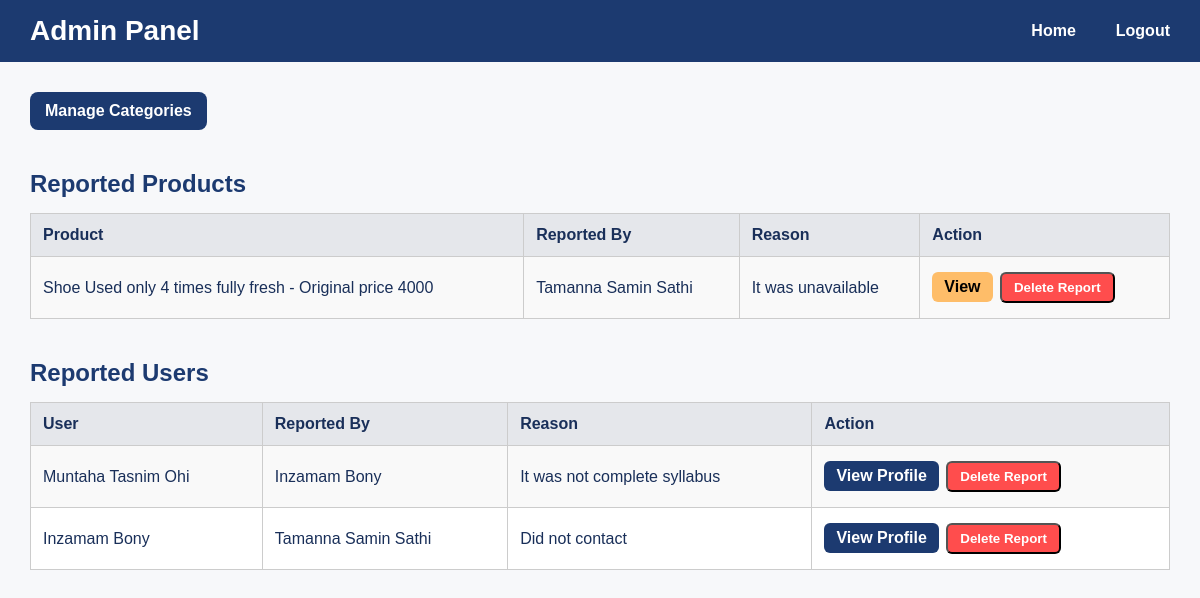
/admin.php (signed in), run on the app's committed database.
### tables this page shows
CREATE TABLE `product_reports` (
  `id` int(11) NOT NULL,
  `product_id` int(11) DEFAULT NULL,
  `reported_by` int(11) DEFAULT NULL,
  `reason` varchar(255) DEFAULT NULL,
  `created_at` timestamp NOT NULL DEFAULT current_timestamp()
);

CREATE TABLE `user_reports` (
  `id` int(11) NOT NULL,
  `user_id` int(11) DEFAULT NULL,
  `reported_by` int(11) DEFAULT NULL,
  `reason` varchar(255) DEFAULT NULL,
  `created_at` timestamp NOT NULL DEFAULT current_timestamp()
);

CREATE TABLE `users` (
  `id` int(11) NOT NULL,
  `name` varchar(100) NOT NULL,
  `email` varchar(100) NOT NULL,
  `phone` varchar(20) NOT NULL,
  `password` varchar(255) NOT NULL,
  `created_at` timestamp NOT NULL DEFAULT current_timestamp(),
  `role` varchar(20) DEFAULT 'user'
);

### admin.php (the view, shortened to what this page needs)
<?php
include 'db.php';
$reported_products = $conn->query("
    SELECT pr.*,
           COALESCE(p.name, '[Deleted Product]') AS product_name,
           COALESCE(u.name, '[Deleted User]') AS reporter_name
    FROM product_reports pr
    LEFT JOIN products p ON pr.product_id = p.id
    LEFT JOIN users u ON pr.reported_by = u.id
    ORDER BY pr.id DESC
");
$reported_users = $conn->query("
    SELECT ur.*,
           u1.id AS reported_user_id,
           u1.name AS reported_user_name,
           u2.name AS reporter_name
    FROM user_reports ur
    LEFT JOIN users u1 ON ur.user_id = u1.id
    LEFT JOIN users u2 ON ur.reported_by = u2.id
    ORDER BY ur.id DESC
");
?>
<!DOCTYPE html>
<html lang="en">
<head>
<link rel="stylesheet" href="style.css">
</head>
<body>
<div class="navbar">
    <div class="logo">Admin Panel</div>
    <div class="nav-links">
        <a href="index.php">Home</a>
        <a href="logout.php">Logout</a>
    </div>
</div>
<div class="admin-container">
    <div class="admin-actions">
        <a href="manage_categories.php">Manage Categories</a>
    </div>
    <h2>Reported Products</h2>
    <table id="reported-products-table">
        <tr>
            <th>Product</th>
            <th>Reported By</th>
            <th>Reason</th>
            <th>Action</th>
        </tr>
        <?php if ($reported_products->num_rows > 0): ?>
            <?php while($p = $reported_products->fetch_assoc()): ?>
            <tr id="report-row-<?= intval($p['id']) ?>">
                <td><?= htmlspecialchars($p['product_name']) ?></td>
                <td><?= htmlspecialchars($p['reporter_name']) ?></td>
                <td><?= htmlspecialchars($p['reason']) ?></td>
                <td>
                    <?php if(!empty($p['product_id'])): ?>
                        <a class="view-btn" href="detail.php?id=<?= intval($p['product_id']) ?>">View</a>
                    <?php endif; ?>
                    <button class="delete-report-btn" data-id="<?= intval($p['id']) ?>">Delete Report</button>
                </td>
            </tr>
            <?php endwhile; ?>
        <?php else: ?>
            <tr><td colspan="4" style="text-align:center;">No reported products</td></tr>
        <?php endif; ?>
    </table>
<h2>Reported Users</h2>
<table id="reported-users-table">
    <tr>
        <th>User</th>
        <th>Reported By</th>
        <th>Reason</th>
        <th>Action</th>
    </tr>
    <?php if ($reported_users && $reported_users->num_rows > 0): ?>
        <?php while($u = $reported_users->fetch_assoc()): ?>
        <tr id="user-report-row-<?= intval($u['id']) ?>">
            <td><?= !empty($u['reported_user_id']) ? htmlspecialchars($u['reported_user_name']) : '[Deleted User]' ?></td>
            <td><?= !empty($u['reporter_name']) ? htmlspecialchars($u['reporter_name']) : '[Deleted Reporter]' ?></td>
            <td><?= htmlspecialchars($u['reason']) ?></td>
            <td>
                <?php if(!empty($u['reported_user_id'])): ?>
                    <a class="view-profile-btn" href="user.php?id=<?= intval($u['reported_user_id']) ?>">View Profile</a>
                <?php else: ?>
                    <span style="color:#999;">[Deleted User]</span>
                <?php endif; ?>
                <button class="delete-report-btn" data-user-report-id="<?= intval($u['id']) ?>">Delete Report</button>
            </td>
        </tr>
        <?php endwhile; ?>
    <?php else: ?>
        <tr><td colspan="4" style="text-align:center;">No reported users</td></tr>
    <?php endif; ?>
</table>
</div>
</body>
</html>

### style.css (style rules this page uses)
body { display: flex; flex-direction: column; min-height: 100vh; }
a { text-decoration: none; color: inherit; transition: color 0.2s ease; }
* { margin: 0; padding: 0; box-sizing: border-box; font-family: 'Poppins', Arial, Helvetica, sans-serif; }
body { background-color: #f4f6f9; color: #192F59; }
.navbar { background-color: #1c3a70; display: flex; justify-content: space-between; align-items: center; padding: 15px 50px; position: sticky; top: 0; z-index: 1000; }
.navbar .logo { font-size: 28px; font-weight: bold; color: #ffffff; }
.nav-links { display: flex; align-items: center; gap: 20px; }
.nav-links a { color: #ffffff; text-decoration: none; font-weight: 500; transition: 0.3s; }
.logo { display: flex; align-items: center; gap: 10px; font-size: 20px; font-weight: bold; }

### admin.php (style rules this page uses)
body { font-family: Arial, sans-serif; background: #f7f8fa; margin: 0; }
.navbar { display: flex; justify-content: space-between; align-items: center; background: #1c3a70; color: #fff; padding: 15px 30px; }
.navbar a { color: #fff; margin-left: 20px; text-decoration: none; font-weight: bold; }
.admin-container { padding: 30px; max-width: 1200px; margin: inherit; }
.admin-actions { margin-bottom: 30px; }
.admin-actions a { display:inline-block; margin-right:10px; padding:10px 15px; background:#1c3a70; color:#fff; border-radius:8px; text-decoration:none; font-weight:bold; }
h2 { margin-top: 40px; color: #1c3a70; }
table { width: 100%; border-collapse: collapse; margin-top: 15px; background: #fff; }
th, td { padding: 12px; border: 1px solid #ccc; text-align: left; }
th { background: #e5e7eb; }
tr:nth-child(even) { background: #f9f9f9; }
.view-btn, .delete-report-btn, .view-profile-btn { padding: 6px 12px; text-decoration: none; border-radius: 6px; font-weight: bold; display: inline-block; margin: 3px 3px 3px 0; }
.view-btn, .delete-report-btn, .view-profile-btn { padding: 6px 12px; text-decoration: none; border-radius: 6px; font-weight: bold; }
.view-btn { background: #febd69; color: #000; }
.delete-report-btn { background: #ff4d4d; color: #fff; cursor:pointer; }
.view-profile-btn { background: #1c3a70; color: #fff; }

### data on the page
product_reports: product_name "Shoe Used only 4 times fully fresh - Original price 4000", reporter_name "Tamanna Samin Sathi", reason "It was unavailable"
user_reports: user.name "Muntaha Tasnim Ohi", users.name "Inzamam Bony", reason "It was not complete syllabus"
user_reports: user.name "Inzamam Bony", users.name "Tamanna Samin Sathi", reason "Did not contact"
